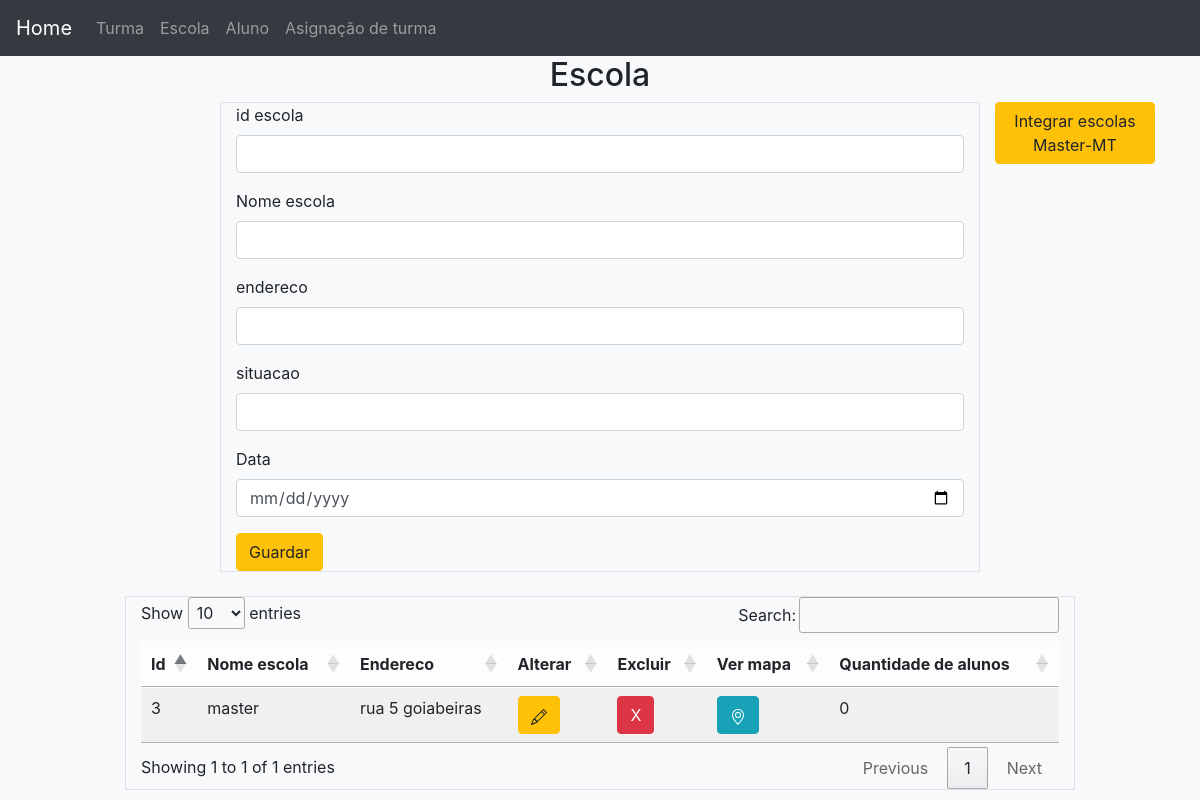
/escola/painelEscola.php, run on the app's committed database.
### tables this page shows
CREATE TABLE `escolas` (
  `id_escola` int(11) NOT NULL,
  `nome_escola` varchar(200) NOT NULL,
  `endereco` varchar(400) NOT NULL,
  `situacao` varchar(50) NOT NULL,
  `data` date NOT NULL
);

### escola/painelEscola.php (the view, shortened to what this page needs)
<?php
require '../includes/conexion.php';
?>
<!doctype html>
<html lang="en">
<head>
    <?php include "../includes/css.php"; ?>
</head>
<body class="bg-light">
    <?php include "../navbar.php"; ?>
    <div class="container">
        <div class="row">
            <h2 class="mx-auto">Escola</h2>
        </div>
        <div class="row">
            <div class="col-8 offset-2 border">
                <form action="escola/insertEscola.php" method="post">
                    <div class="form-group">
                        <label for="idEscola">id escola</label>
                        <input type="number" class="form-control" name="idEscola" id="idEscola" required>
                    </div>
                    <div class="form-group">
                        <label for="nomeEscola">Nome escola</label>
                        <input type="text" class="form-control" name="nomeEscola" id="nomeEscola">
                    </div>
                    <div class="form-group">
                        <label for="endereco">endereco</label>
                        <input type="text" class="form-control" name="endereco" id="endereco">
                    </div>
                    <div class="form-group">
                        <label for="situacao">situacao</label>
                        <input type="text" class="form-control" name="situacao" id="situacao" required>
                    </div>
                    <div class="form-group">
                        <label for="data">Data</label>
                        <input type="date" class="form-control" name="data" id="data" required>
                    </div>
                    <button type="submit" class="btn btn-warning d-flex justify-content-center">Guardar</button>
                </form>
            </div>
            <div class="col-2">
                <a class="btn btn-warning" href="escola/integracaoEscola.php" target="blank">Integrar escolas Master-MT</a>
            </div>
        </div>
    </div>
    <br>
    <div class="container">
        <div class="row">
            <div class="col-10 offset-1 border">
                <table class="table table-striped table-hover table-light">
                    <thead>
                        <tr>
                            <th>Id</th>
                            <th>Nome escola</th>
                            <th>Endereco</th>
                            <th>Alterar</th>
                            <th>Excluir</th>
                            <th>Ver mapa</th>
                            <th>Quantidade de alunos</th>
                        </tr>
                    </thead>
                    <tbody>
                        <?php
                        $querySelect = "SELECT * FROM escolas";
                        $result = $conn->query($querySelect);
                        if ($result->num_rows > 0) {
                            while ($row = $result->fetch_assoc()) {
                        ?>
                                <tr>
                                    <td><?php echo $row["id_escola"]; ?></td>
                                    <td><?php echo $row["nome_escola"]; ?></td>
                                    <td><?php echo $row["endereco"]; ?></td>
                                    <td>
                                        <button data-id-escola="<?= $row["id_escola"]; ?>" data-nome-escola="<?= $row["nome_escola"]; ?>" data-endereco="<?= $row["endereco"]; ?>" data-situacao="<?= $row["situacao"]; ?>" data-data="<?= $row["data"]; ?>" class="btn btn-warning btnAlterar" data-toggle="modal" data-target="#modalAlterar">
                                        </button>
                                    </td>
                                    <td>
                                        <form action="escola/deleteEscola.php" method="post">
                                            <button class="btn btn-danger">X</button>
                                        </form>
                                    </td>
                                    <td>
                                        <button class="btn btn-info btnMapa " data-endereco="<?= $row["endereco"]; ?>" data-toggle="modal" data-target="#modalMapa">
                                        </button>
                                    </td>
                                    <td>
                                    <?= cantAlunos($row["id_escola"]); ?>
                                    </td>
                                </tr>
                        <?php
                            }
                        }
                        ?>
                    </tbody>
                </table>
            </div>
        </div>
    </div>
</body>
</html>
<?php
function cantAlunos($idEscola)
{
    require "../Includes/conexion.php";
    $querySelect = "SELECT
                id_escola_fk, COUNT(*) AS cantalunosxturmas
                FROM
                alunos_turmas atu
                    INNER JOIN
                turmas t ON atu.id_turma_fk = t.id_turma
                GROUP BY id_escola_fk
                HAVING id_escola_fk = {$idEscola}
                ";
    $result = $conn->query($querySelect);
    if ($result->num_rows > 0) {
        $quantidade = $result->fetch_assoc();
        echo $quantidade['cantalunosxturmas'];
    }
    else
    {
        echo 0;
    }
}
?>

### data on the page
escolas: id_escola "3", nome_escola "master", endereco "rua 5 goiabeiras"
